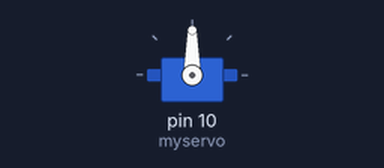
A sketch run on a simulated Arduino Uno, built with avr-gcc and run on an emulated ATmega328P. Parts: servo.

Above: at 0.05 s.
At 3.0 s:
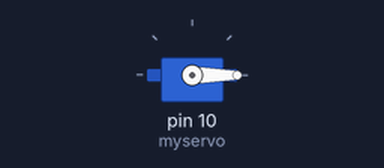
Timing chart, 0 to 6.9 s (numbered marks = the images above):
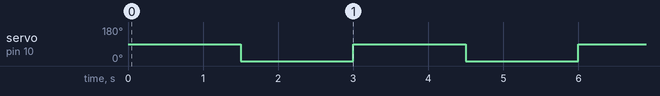

The sketch:

servo_02.ino
```cpp
#include <Servo.h>
Servo myservo;  //创建一个舵机控制对象
                          // 使用Servo类最多可以控制8个舵机
int pos = 0;    // 该变量用与存储舵机角度位置
/*~~~~~~~~~~~~~~~~~~~~~~~~~~华丽的分割线~~~~~~~~~~~~~~~~~~~~~~~~~~ */
void setup()
{
  myservo.attach(10);  // 该舵机由arduino第九脚控制

}
/*~~~~~~~~~~~~~~~~~~~~~~~~~~华丽的分割线 ~~~~~~~~~~~~~~~~~~~~~~~~~~ */
void loop()
{
 myservo.write(90);
 delay(1500);
 myservo.write(0);
 delay(1500);
}
```

Measured:
- by itself, servo on pin 10 (myservo): alternates 90° for 1.5 s and 0° for 1.5 s
